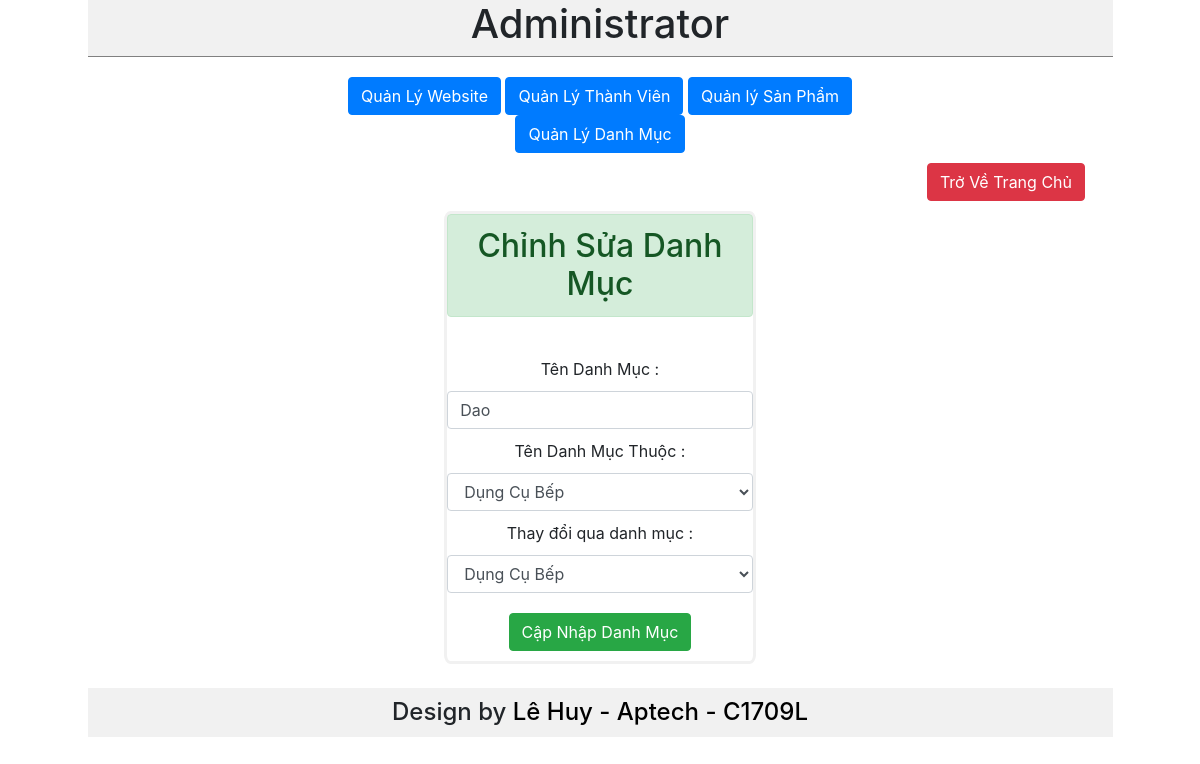
The app's page /AdminManager.php?c=10&cate=2 (signed in) with its own data.
### tables this page shows
CREATE TABLE `grouppro` (
  `maloai` int(11) NOT NULL,
  `loaisanpham` varchar(45) NOT NULL,
  `maloaicon` int(11) NOT NULL DEFAULT '0'
);

### modules/mEditCate.php (the view, shortened to what this page needs)
<?php
$cate=null;
if(isset($_GET["cate"])){
    $cate=$_GET["cate"];
}
$conn = new \exam\connect();
$con=$conn->getConnection();
$sql="Select * from grouppro where maloai='$cate'";
$result=$con->query($sql);
if($result->num_rows==1){
    while($row=mysqli_fetch_array($result)){
        $maloaicon=$row["maloaicon"];
        $childSql="select * from grouppro where maloai='$maloaicon'";
        $kq=$con->query($childSql);
        echo '
    <div class="row">
    <div class="col-lg-4"></div>
    <div class="col-lg-4" >
        <form action="" style="border-radius: 2%" method="post">
        <div >
            <h2 class="alert alert-success">Chỉnh Sửa Danh Mục</h2>
        </div>
            <br>
        <div>
            Tên Danh Mục : <input type="text" name="txtdanhmuc" class="form-control" style="margin: 10px 0px" value="'.$row["loaisanpham"].'" >
           </div>
        <div>
        ';
    if($kq->num_rows==1){
    while($childRow=mysqli_fetch_array($kq)){
        echo '
            Tên Danh Mục Thuộc :
             <select name="txtchild" id="" class="form-control" style="margin: 10px 0px">
                <option value="'.$childRow["maloai"].'">'.$childRow["loaisanpham"].'</option>
            </select>
        </div>
        <div> Thay đổi qua danh mục :
            <select name="txtparent" id="" class="form-control" style="margin: 10px 0px">
            <option value="'.$childRow["maloai"].'">'.$childRow["loaisanpham"].'</option>
               ';
        echo'
            </select>
        </div>
        <div>
            <button type="submit" class="btn btn-success" style="margin: 10px 0px">Cập Nhập Danh Mục</button>
        </div>
        </form>
    </div>
    <div class="col-lg-4"></div>
</div>
            ';
            }
        }
    }
}
?>

### css/admin.css (style rules this page uses)
form { border: 3px solid #f1f1f1; }

### records on screen
grouppro: txtdanhmuc "Dao"
grouppro: txtchild "Dụng Cụ Bếp", txtparent "Dụng Cụ Bếp"
